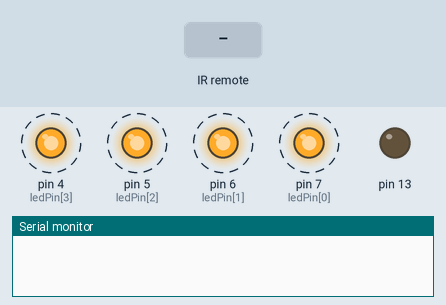
Bench run of a sketch on a simulated Arduino Uno, built with avr-gcc and run on an emulated ATmega328P. Shown: output pins drawn as LEDs (lit = HIGH), the last lines printed to the serial monitor. Dashed ring = blinking. The test bench sets the inputs (shaded band).

Above: at 1.25 s.
1.3 s: infrared code 0x9716BE3F received
4.3 s: infrared code 0x3D9AE3F7 received
At 4.55 s:
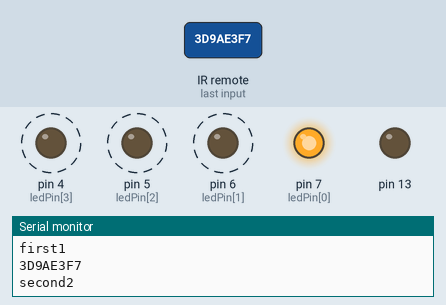
At 5.25 s:
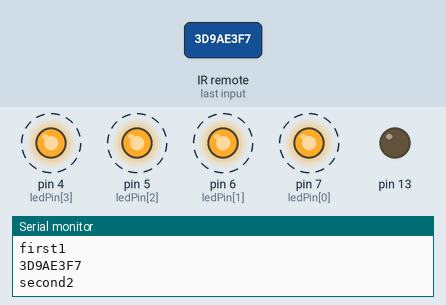
7.3 s: infrared code 0x6182021B received
10.3 s: infrared code 0x8C22657B received
At 11.46 s:
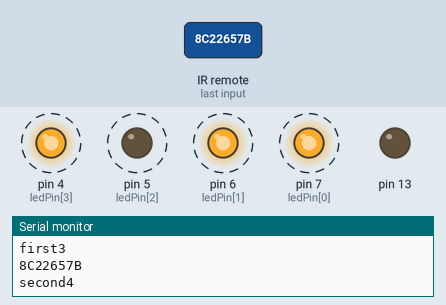
Timing chart, 0 to 14.3 s (numbered marks = the images above; inputs shaded):
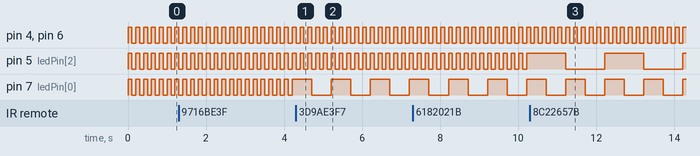

Measured:
- after the input at 4.3 s, pin 7 (ledPin[0]): alternates HIGH for 0.50 s and LOW for 0.50 s, starting after 0.41 s
- after the input at 10.3 s, pin 5 (ledPin[2]): alternates HIGH for 1.0 s and LOW for 1.0 s, starting after 0.92 s
- by itself, pin 4 (ledPin[3]), pin 5 (ledPin[2]), pin 6 (ledPin[1]), pin 7 (ledPin[0]): alternates HIGH for 0.10 s and LOW for 0.10 s

The sketch:

sketch_oct13a.ino
```cpp
#include <IRremote.h>
//IR pin declareren
const int irPin = 11;
//ledpins declareren
const int ledPin[] = {7,6,5,4};
//knipper delay aangeven, deze wordt aangepast door knop en is dus nu nul
int knip[] = {0, 0, 0, 0};
//laatste keer dat er geknipperd is opslaan, wordt ook aangepast
unsigned long lastTime[] {0,0,0,0};
//bool om de eerste en tweede klik bij te houden
bool click = false;
//geselecteerde led bijhouden
int selectedLed = 0;
// leds uitzetten als standaard
int ledStatus[] = {LOW, LOW, LOW, LOW};

//afstandbediening uitlezen en resulaten decoden
IRrecv irrecv(irPin);
decode_results res;

void setup() {
  Serial.begin(9600);
  //ledpins op output zetten
  for (int thisPin = 0; thisPin < sizeof(ledPin); thisPin++) {
    pinMode(ledPin[(thisPin)], OUTPUT);
  }
  irrecv.enableIRIn();
}

void loop() {
  //timenow houdt millis bij
  unsigned long timeNow = millis();

  if(irrecv.decode(&res)){
    Serial.println(res.value, HEX);
    irrecv.resume();
    //switch om alle resultaten van de afstandbediening af te gaan van knop 1 t/m 4
    //als click false is is het de eerste klik, hier wordt het lampje geselecteerd
    //als click true is is het de tweede klik, hier wordt de snelheid van het knipperen geselecteerd
    switch(res.value){
      case 0x9716BE3F:
      if(click == false){
        selectedLed = 0;
        click = true;
        Serial.println("first1");
      }else if(click == true){
        knip[selectedLed] = 250;
        click = false;
        Serial.println("second1");
      }
        break;

      case 0x3D9AE3F7:
      if(click == false){
        selectedLed = 1;
        click = true;
        Serial.println("first2");
      }else if(click == true){
        knip[selectedLed] = 500;
        click = false;
        Serial.println("second2");
      }
        break;

      case 0x6182021B:
      if(click == false){
        selectedLed = 2;
        click = true;
        Serial.println("first3");
      }else if(click == true){
        knip[selectedLed] = 750;
        click = false;
        Serial.println("second3");
      }
        break;

      case 0x8C22657B:
      if(click == false){
        selectedLed = 3;
        click = true;
        Serial.println("first4");
      }else if(click == true){
        knip[selectedLed] = 1000;
        click = false;
        Serial.println("second4");
      }
        break;
    }
  }
  //knipperfunctie per lamp
  blink(0);
  blink(1);
  blink(2);
  blink(3);
  //kleine delay zodat hij niet te snel gaat
  delay(100);
}

void blink(int i){
  //Huidige tijd wordt gepakt in milliseconde
  unsigned long curTime = millis();

  if(curTime - lastTime[i] >= knip[i]){
    //led aanpassen als het tijd is
    lastTime[i] = curTime;
    //als hij aan staat gaat hij uit en andersom
    ledStatus[i] = (ledStatus[i] == LOW) ? HIGH: LOW;
    //status naar de led sturen
    digitalWrite(ledPin[i], ledStatus[i]);
  }
}
```
